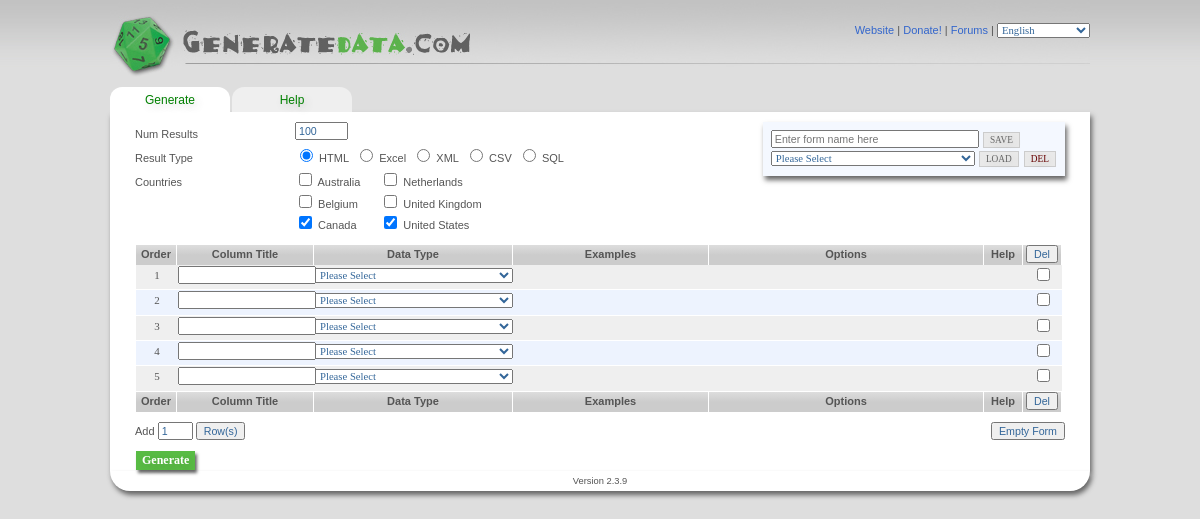
The page / on the database its author committed.
### tables this page shows
CREATE TABLE `gd_countries` (
  `id` mediumint(9) NOT NULL auto_increment,
  `country` varchar(100) NOT NULL default '',
  `country_slug` varchar(100) default NULL,
  `country_lang_key` varchar(30) default NULL,
  `has_full_data_set` enum('yes','no') NOT NULL default 'no',
  `region_name` varchar(50) NOT NULL,
  `zip_format` varchar(255) default NULL,
  PRIMARY KEY  (`id`)
);

### data_types/StateProvince/ui.php (called while the page is built, shortened)
<?php
$g_countries = gd_get_configurable_countries();

### lang/tl.php (called while the page is built, shortened)
<?php
$LANG = array();
$LANG["language"] = "Filipino";
$LANG["title"] = "generatedata.com";
$LANG["AlphaNumeric_example_CanPostalCode"] = "(Can. Postal code)";
$LANG["AlphaNumeric_example_Password"] = "(Password)";
$LANG["AlphaNumeric_example_USZipCode"] = "(US Zip code)";
$LANG["AlphaNumeric_help_1"] = "Isang uppercase <b>L</b>etter.";
$LANG["AlphaNumeric_help_10"] = "Anumang mga numero, 1-9.";
$LANG["AlphaNumeric_help_11"] = "Ang isang katinig (itaas o mas mababa).";
$LANG["AlphaNumeric_help_12"] = "Isang <b>H</b>exidecimal numero (0-F)";
$LANG["AlphaNumeric_help_2"] = "Isang uppercase <b>V</b>owel.";
$LANG["AlphaNumeric_help_3"] = "Ang maliliit na <b>l</b>etter.";
$LANG["AlphaNumeric_help_4"] = "Ang maliliit na <b>v</b>owel.";
$LANG["AlphaNumeric_help_5"] = "Ang isang sulat (itaas o mas mababa).";
$LANG["AlphaNumeric_help_6"] = "Ang isang patinig (itaas o mas mababa).";
$LANG["AlphaNumeric_help_7"] = "Isang uppercase <b>C</b>onsonant.";
$LANG["AlphaNumeric_help_8"] = "Anumang mga numero, 0-9.";
$LANG["AlphaNumeric_help_9"] = "Ang maliliit na <b>c</b>onsonant.";
$LANG["AlphaNumeric_help_intro"] = "Ang uri ng data ay nagpapahintulot sa inyo lumikha random alpha-numeric string. Ang sumusunod na talahanayan ay naglalaman ng mga character alamat para sa patlang na ito. Anumang iba pang mga character na ipinasok mo sa patlang na ito ay lilitaw unescaped.";
$LANG["AlphaNumeric_incomplete_fields"] = "Ang mga uri ng data alphanumeric pangangailangan na magkaroon ng format ipinasok sa patlang ng teksto ang Opsyon. Paki-ayos ang mga sumusunod na hanay:";
$LANG["AlphaNumeric_name"] = "Alphanumeric";
$LANG["AutoIncrement_help_intro"] = "Bumubuo ng isang hanay na naglalaman ng isang natatanging numero sa bawat hilera, sa pamamagitan ng incrementing anumang halaga na ipapasok mo. Ang opsiyon na ito ay maaaring helpful para sa pagpasok ng data sa isang database na patlang na may patong auto-pangunahing key.";
$LANG["AutoIncrement_help_para2"] = "Ang opsyonal na string placeholder nagpapahintulot sa inyo na-embed ang halaga na nalikha pagdami sa loob ng isang string, sa pamamagitan ng <b>{\$INCR}</b> placeholder hilera. Halimbawa:";
$LANG["AutoIncrement_increment_c"] = "Patong:";
$LANG["AutoIncrement_name"] = "Auto-unlad";
$LANG["AutoIncrement_placeholder_str"] = "Placeholder string:";
$LANG["AutoIncrement_start_at_c"] = "Simulan sa:";
$LANG["City_name"] = "Lungsod";
$LANG["Composite_division"] = "dibisyon";
$LANG["Composite_help_1"] = "Ang uri ng Composite data ay nagbibigay-daan sa iyo pagsamahin ang data mula sa anumang iba pang mga hilera o mga hanay, at paggamit ng mga ito, baguhin ito, pagsamahin ang impormasyon at kaalaman. Ang nilalaman ay dapat na ipinasok sa Smarty templating wika.";
$LANG["Composite_help_2"] = "Upang output ang halaga mula sa anumang hilera, lamang gamitin ang placeholders <b>( \$ ROW1), ( \$ ROW2),</b> atbp ay maaaring hindi ka sumangguni sa kasalukuyang hilera - na alinman sa matunaw ang server at / o gumawa ng sansinukob pumutok sa loob.";
$LANG["Composite_help_3"] = "Narito ang ilang mga halimbawa:";
$LANG["Composite_help_4"] = "Ipakita ang isang halaga mula sa hanay 6: <b>( \$ ROW6)</b>";
$LANG["Composite_help_5"] = "Sa pagpapalagay na hanay at 1 hilera 2 naglalaman ng random na numero, ang mga sumusunod ay mga halimbawa ng ilang simpleng matematika:";
$LANG["Composite_help_6"] = "Kung hanay 1 ay naglalaman ng mga numero 5, display  &quot;N / A &quot;, kung hindi lamang ipakita ang bilang.";
$LANG["Composite_help_7"] = "Mangyaring tingnan ang <a href=\"http://www.smarty.net/\">Smarty website</a> para sa karagdagang impormasyon tungkol sa syntax.";
$LANG["Composite_multiplication"] = "multiplikasyon";
$LANG["Composite_na"] = "N / A";
$LANG["Composite_name"] = "Pinaghalo";
$LANG["Composite_subtraction"] = "pagbabawas";
$LANG["Constant_help_1"] = "Ang uri ng data ay nagpapahintulot sa inyo bumuo ng isang haligi ng data na may paulit-ulit na mga halaga mula sa hanay upang hilera. Narito ang isang pares ng mga halimbawa na magbigay sa iyo ng isang ideya ng kung paano ito gumagana.";
$LANG["Constant_help_2"] = "Kung gusto mo na magbigay ng halaga  &quot;1 &quot; para sa bawat hilera, maaari mong ipasok ang  &quot;1 &quot; sa Value (s) na larangan at sa anumang halaga (&gt; 0) sa larangan Umikot Count.";
$LANG["Constant_help_3"] = "Kung gusto mo na magkaroon ng 100 mga hilera ng mga string  &quot;Lalake &quot; na sinusundan ng 100 mga hilera ng mga string  &quot;Babae &quot; at ulitin, maaari mong ipasok ang  &quot;100 &quot; sa patlang ng Umikot Count at  &quot;Male | Babae  &quot;sa Value (s) na larangan.";
$LANG["Constant_help_4"] = "Kung gusto mo 5 mga hilera ng 1 hanggang 10, ipasok ang  &quot;5 &quot; para sa mga patlang Umikot Count, at  &quot;1 | 2 | 3 | 4 | 5 | 6 | 7 | 8 | 9 | 10 &quot; sa Halaga (s) na larangan.";
$LANG["Constant_help_5"] = "Subukan tinkering sa paligid na may ito. Ikaw makakuha ng ideya.";
$LANG["Constant_incomplete_fields"] = "Ang Constant uri ng data pangangailangan na magkaroon ng constants na ipinasok sa patlang ng teksto. Paki-ayos ang mga sumusunod na hanay:";
$LANG["Constant_loop_count"] = "Umikot count:";
$LANG["Constant_name"] = "Tapat";
$LANG["Constant_values"] = "Halaga (s):";
$LANG["Country_limit_results"] = "Hangganan ng mga bansa sa mga pinili sa itaas";
$LANG["Country_name"] = "Bansa";
$LANG["Date_char"] = "Pansamantalang trabaho";
$LANG["Date_day"] = "Araw";
$LANG["Date_description"] = "Paglalarawan";
$LANG["Date_example"] = "Halimbawa";
$LANG["Date_format_code"] = "Format ng code:";
$LANG["Date_from"] = "Mula:";
$LANG["Date_help_D"] = "A tekstuwal representasyon ng isang araw, tatlong titik";
$LANG["Date_help_D_example"] = "Sa pamamagitan ng LU LI";
$LANG["Date_help_F"] = "Ang isang buong tekstuwal representasyon ng isang buwan, tulad ng Enero o Marso";
?>

### library.php (called while the page is built, shortened)
<?php
$g_default_language = "en";
$g_table_prefix = "gd_";
$g_show_save_panel = true;
$g_version = "2.3.9";
$folder = dirname(__FILE__);
require_once("$folder/code/countries.php");
$g_language = (isset($_SESSION["gd"]["language"])) ? $_SESSION["gd"]["language"] : $g_default_language;

### code/countries.php (called while the page is built)
<?php
function gd_get_configurable_countries()
{
	global $g_table_prefix;
	$query = mysql_query("
		SELECT *
		FROM   {$g_table_prefix}countries
		WHERE  has_full_data_set = 'yes'
			");
	$results = array();
	while ($row = mysql_fetch_assoc($query))
	  $results[] = $row;
	return $results;
}

### code/data_types.php (called while the page is built, shortened)
<?php
function gd_get_data_types()
{
  global $g_field_groups, $LANG, $g_language;
  $folder = dirname(__FILE__);
  $data_types_folder = realpath("$folder/../data_types");
  $data_types = array();
  if ($handle = opendir($data_types_folder))
   {
    while (false !== ($item = readdir($handle)))
    {
      if ($item == "." || $item == ".." || $item == ".svn")
        continue;
      if (is_dir("$data_types_folder/$item"))
      {
        $info = gd_extract_data_type_info("$data_types_folder/$item");
        if (!empty($info))
          $data_types[] = $info;
      }
    }
  }
  $sorted_data_types = array();
  foreach ($g_field_groups as $group_name_key)
  {
    $group_types = array();
    foreach ($data_types as $curr_data_type)
    {
      if ($curr_data_type["data_type_field_group_index"] == $group_name_key)
        $group_types[] = $curr_data_type;
    }
    $sorted_data_types[$group_name_key] = gd_array_sort($group_types, "data_type_field_group_order");
  }
  return $sorted_data_types;
}
function gd_extract_data_type_info($folder)
{
  global $LANG;
  @include("$folder/ui.php");
  $info = get_defined_vars();
  unset($info["L"]);
  $info["data_type_name"] = $LANG["{$info["data_folder_name"]}_name"];
  return $info;
}

### index.php (the view, shortened to what this page needs)
<?php
require_once("library.php");
$data_types   = gd_get_data_types();
$translations = gd_get_translations();
?>
<!DOCTYPE html>
<html>
<head>
  <link rel="stylesheet" type="text/css" href="css/styles.css">
  <link rel="stylesheet" type="text/css" href="css/smoothness/jquery-ui-1.8.1.custom.css" />
</head>
<body>
  <header>
    <nav>
      <a href="http://www.generatedata.com"><?php echo $LANG["website"]?></a> |
      <a href="http://www.generatedata.com/#donate"><?php echo $LANG["donate"]?></a> |
      <a href="http://www.generatedata.com/forums/"><?php echo $LANG["forums"]?></a> |
      <select id="selectLanguage">
        <?php
        while (list($file, $language) = each($translations))
        {
          $value = preg_replace("/\.php$/", "", $file);
          $selected = ($value == $g_language) ? " selected" : "";
          echo "<option value=\"{$value}\"{$selected}>{$language}</option>\n";
        }
        ?>
      </select>
    </nav>
  </header>
  <nav id="tabs">
    <ul>
      <li id="tab1" class="selected"><a href="#" onclick="return gd.selectTab(1)"><?php echo $LANG["generate"]?></a></li>
      <li id="tab2"><a href="#" onclick="return gd.selectTab(2)"><?php echo $LANG["help"]?></a></li>
    </ul>
  </nav>
  <section>
    <div id="content">
      <div id="tab1Content" class="tabContent">
        <?php if ($g_show_save_panel) { ?>
        <div id="controlPanelWindow" class="box">
          <div id="controlPanel">
            <div>
              <input type="text" name="saveFormName" id="saveFormName" placeholder="<?php echo $LANG["default_save_form_empty_str"]?>" value="" maxlength="35" />
              <button type="button" class="button buttonType2" onclick="io.saveForm()"><?php echo $LANG["save_uc"]?></button>
            </div>
            <div>
              <select name="formList" id="formList">
                <option value=""><?php echo $LANG["please_select"]?></option>
              </select>
              <button type="button" class="button buttonType2" onclick="io.loadForm()"><?php echo $LANG["load_uc"]?></button>
              <button type="button" class="button buttonType3" onclick="io.deleteForm()"><?php echo $LANG["del_uc"]?></button>
            </div>
          </div>
        </div>
        <?php } ?>
        <form action="process.php" method="post" name="data" id="data" target="hiddenIframe">
          <div class="setting">
            <label><?php echo $LANG["num_results"]?></label>
            <div>
              <input type="text" style="width:45px;" name="numResults" id="numResults" value="100" />
            </div>
          </div>
          <div class="setting">
            <label><?php echo $LANG["result_type"]?></label>
            <div>
              <input type="radio" name="resultType" value="HTML" id="HTML" checked /> <label for="HTML">HTML</label>&nbsp;
              <input type="radio" name="resultType" value="Excel" id="Excel" /> <label for="Excel">Excel</label>&nbsp;
              <input type="radio" name="resultType" value="XML" id="XML" /> <label for="XML">XML</label>&nbsp;
              <input type="radio" name="resultType" value="CSV" id="CSV" /> <label for="CSV">CSV</label>&nbsp;
              <input type="radio" name="resultType" value="SQL" id="SQL" /> <label for="SQL">SQL</label>
            </div>
          </div>
          <div class="setting">
            <label><?php echo $LANG["countries"]?></label>
            <div id="countryList">
              <div class="col">
              <?php
              $num_per_col = 3;
              $countries   = gd_get_configurable_countries();
              $row   = 0;
              foreach ($countries as $country_info)
              {
                $slug             = $country_info["country_slug"];
                $country_lang_key = $country_info["country_lang_key"];
                if ($row > 0 && ($row % $num_per_col == 0))
                  echo "</div><div class=\"col\">";
                $checked = ($slug == "canada" || $slug == "us") ? "checked" : "";
                $country_in_curr_lang = $LANG[$country_lang_key];
                echo <<<EOF
                  <div>
                    <input type="checkbox" name="countryChoice[]" value="$slug" id="$slug" $checked />
                    <label for="$slug">$country_in_curr_lang</label>
                  </div>
EOF;
                $row++;
              }
              echo "</div>";
              ?>
            </div>
          </div>
          <ul class="tableHeadings">
            <li class="colOrder"><?php echo $LANG["order"]?></li>
            <li class="colTitle" id="colTitle"><?php echo $LANG["column_title"]?></li>
            <li class="colDataType"><?php echo $LANG["data_type"]?></li>
            <li class="colExamples"><?php echo $LANG["examples"]?></li>
            <li class="colOptions"><?php echo $LANG["options"]?></li>
            <li class="colHelp"><?php echo $LANG["help"]?></li>
            <li class="colDelete"><input type="button" class="deleteRowsBtn" value="<?php echo $LANG["del"]?>" /></li>
          </ul>
          <ul class="tableHeadings">
            <li class="colOrder"><?php echo $LANG["order"]?></li>
            <li class="colTitle" id="colTitle"><?php echo $LANG["column_title"]?></li>
            <li class="colDataType"><?php echo $LANG["data_type"]?></li>
            <li class="colExamples"><?php echo $LANG["examples"]?></li>
            <li class="colOptions"><?php echo $LANG["options"]?></li>
            <li class="colHelp"><?php echo $LANG["help"]?></li>
            <li class="colDelete"><input type="button" class="deleteRowsBtn" value="<?php echo $LANG["del"]?>" /></li>
          </ul>
          <div style="float: right"><input type="button" value="<?php echo $LANG["empty_form"]?>" onclick="return gd.emptyForm(true, 5)" /></div>
          <?php echo $LANG["add"]?> <input type="text" name="numRows" id="numRows" value="1" size="2" />
          <input type="button" value="<?php echo $LANG["row_sp"]?>" onclick="gd.addRows(document.data.numRows.value)" />
          <div>
            <button class="button buttonType1" type="submit"><?php echo $LANG["generate"]?></button>
          </div>
          <div id="field_type_hidden_data">
            <div id="HTML_Row">
              <ul>
                <li class="colOrder">$ROW$</li>
                <li class="colTitle"><input type="text" name="title_$ROW$" id="title_$ROW$" /></li>
                <li class="colDataType">
                  <select name="type_$ROW$" id="type_$ROW$" onchange="gd.changeRowType(this.name, this.value)">
                    <option value=""><?php echo $LANG["please_select"]?></option>
                  </select>
                </li>
                <li class="colExamples" id="example_$ROW$">&nbsp;</li>
                <li class="colOptions" id="options_$ROW$">&nbsp;</li>
                <li class="colHelp" id="help_$ROW$">&nbsp;</li>
                <li class="colDelete"><input type="checkbox" onclick="gd.markRowAsDeleted(this)" name="deleteRows" /></li>
              </ul>
            </div>
          </div>
        </form>
      </div>
    </div>
  </section>
  <footer>Version <?php echo $g_version?></footer>
</body>
</html>

### rows shown on the page
gd_countries: country_lang_key "Australia"
gd_countries: country_lang_key "Belgium"
gd_countries: country_lang_key "Canada"
gd_countries: country_lang_key "Netherlands"
gd_countries: country_lang_key "United Kingdom"
gd_countries: country_lang_key "United States"

### other values the page prints
$LANG["website"] "Website"
$LANG["donate"] "Donate!"
$LANG["forums"] "Forums"
$LANG["generate"] "Generate"
$LANG["help"] "Help"
$LANG["save_uc"] "SAVE"
$LANG["load_uc"] "LOAD"
$LANG["del_uc"] "DEL"
$LANG["num_results"] "Num Results"
$LANG["result_type"] "Result Type"
$LANG["countries"] "Countries"
$LANG["order"] "Order"
$LANG["column_title"] "Column Title"
$LANG["data_type"] "Data Type"
$LANG["examples"] "Examples"
